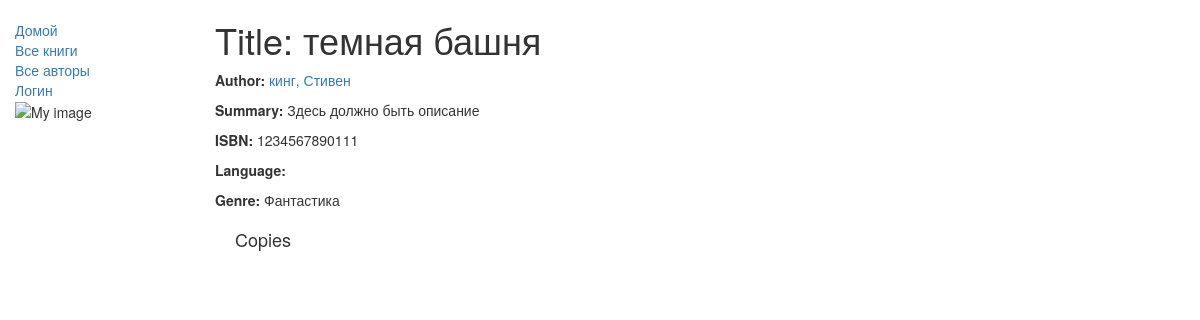
/catalog/book/1, run on the app's committed database.
### catalog/models.py (models this page shows, shortened)
class Book(models.Model):
    title = models.CharField(max_length=200)
    author = models.ForeignKey('Author', on_delete=models.SET_NULL, null=True)
    summary = models.TextField(max_length=1000, help_text="Enter a brief description of the book")
    isbn = models.CharField('ISBN', max_length=13,
                            help_text='13 Character <a href= "https://www.isbn-international.org/content/what-isbn"> ISBN number</a>')
    genre = models.ManyToManyField(Genre, help_text="Select a genre for this book")
    def display_genre(self):
        return ', '.join([genre.name for genre in self.genre.all()[:3]])
    display_genre.short_description = 'Genre'

class Author(models.Model):
    first_name = models.CharField(max_length=100)
    last_name = models.CharField(max_length=100)
    date_of_birth = models.DateField(null=True, blank=True)
    date_of_death = models.DateField('Died', null=True, blank=True)
    def __str__(self):
        return '{0}, {1}'.format(self.last_name, self.first_name)

class Genre(models.Model):
    name = models.CharField(max_length=200, help_text="Enter a bookgenre (e.g. Science Fiction, French Poetry etc.)")
    def __str__(self):
        return self.name

### catalog/views.py (the view, shortened to what this page needs)
# urls.py: path('book/<int:pk>', views.BookDetailView.as_view(), name='book-detail'),
class BookDetailView(generic.DetailView):
    model = Book

### catalog/templates/catalog/book_detail.html (shortened to what this page needs)
{% extends "base_generic.html" %}
{% block content %}
  <h1>Title: {{ book.title }}</h1>
  <p><strong>Author:</strong> <a href="">{{ book.author }}</a></p>
  <p><strong>Summary:</strong> {{ book.summary }}</p>
  <p><strong>ISBN:</strong> {{ book.isbn }}</p>
  <p><strong>Language:</strong> {{ book.language }}</p>
  <p><strong>Genre:</strong> {% for genre in book.genre.all %} {{ genre }}{% if not forloop.last %}, {% endif %}{% endfor %}</p>
  <div style="margin-left:20px;margin-top:20px">
    <h4>Copies</h4>
  </div>
{% endblock %}

### data on the page
Book: title "темная башня", author "кинг, Стивен", summary "Здесь должно быть описание", isbn "1234567890111"
Genre: name "Фантастика"
